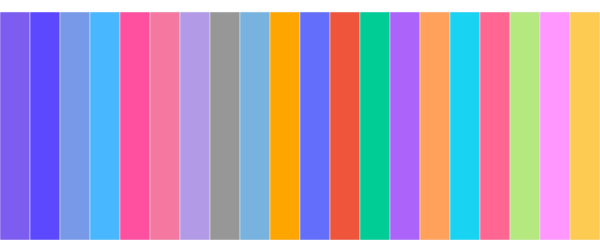

Here is the notebook cell this chart was saved with:
### Code cell
from visualizer import display_color_plate, gradient

color_palette = ['#7D5DEF', '#5B48FF', '#7799E7', '#49B7FF', '#FF509F', '#F4789F', '#B29AE7', '#979797', '#77B3DE', '#FFA500', '#636EFA', '#EF553B', '#00CC96', '#AB63FA', '#FFA15A', '#19D3F3', '#FF6692', '#B6E880', '#FF97FF', '#FECB52']
display_color_plate(color_palette)

### Figure 1 — Plotly figure (JSON) as saved in the notebook; plotly's stock layout.template omitted (floating-point values rounded to 4 significant figures)
{"data": [{"marker": {"color": ["#7D5DEF", "#5B48FF", "#7799E7", "#49B7FF", "#FF509F", "#F4789F", "#B29AE7", "#979797", "#77B3DE", "#FFA500", "#636EFA", "#EF553B", "#00CC96", "#AB63FA", "#FFA15A", "#19D3F3", "#FF6692", "#B6E880", "#FF97FF", "#FECB52"]}, "showlegend": false, "type": "bar", "width": 1, "x": [0, 1, 2, 3, 4, 5, 6, 7, 8, 9, 10, 11, 12, 13, 14, 15, 16, 17, 18, 19], "y": [1, 1, 1, 1, 1, 1, 1, 1, 1, 1, 1, 1, 1, 1, 1, 1, 1, 1, 1, 1]}], "layout": {"autosize": false, "height": 50, "margin": {"b": 0, "l": 0, "pad": 0, "r": 0, "t": 0}, "paper_bgcolor": "rgba(0,0,0,0)", "plot_bgcolor": "rgba(0,0,0,0)", "width": 600, "xaxis": {"showticklabels": false, "visible": false}, "yaxis": {"showticklabels": false, "visible": false}}}
